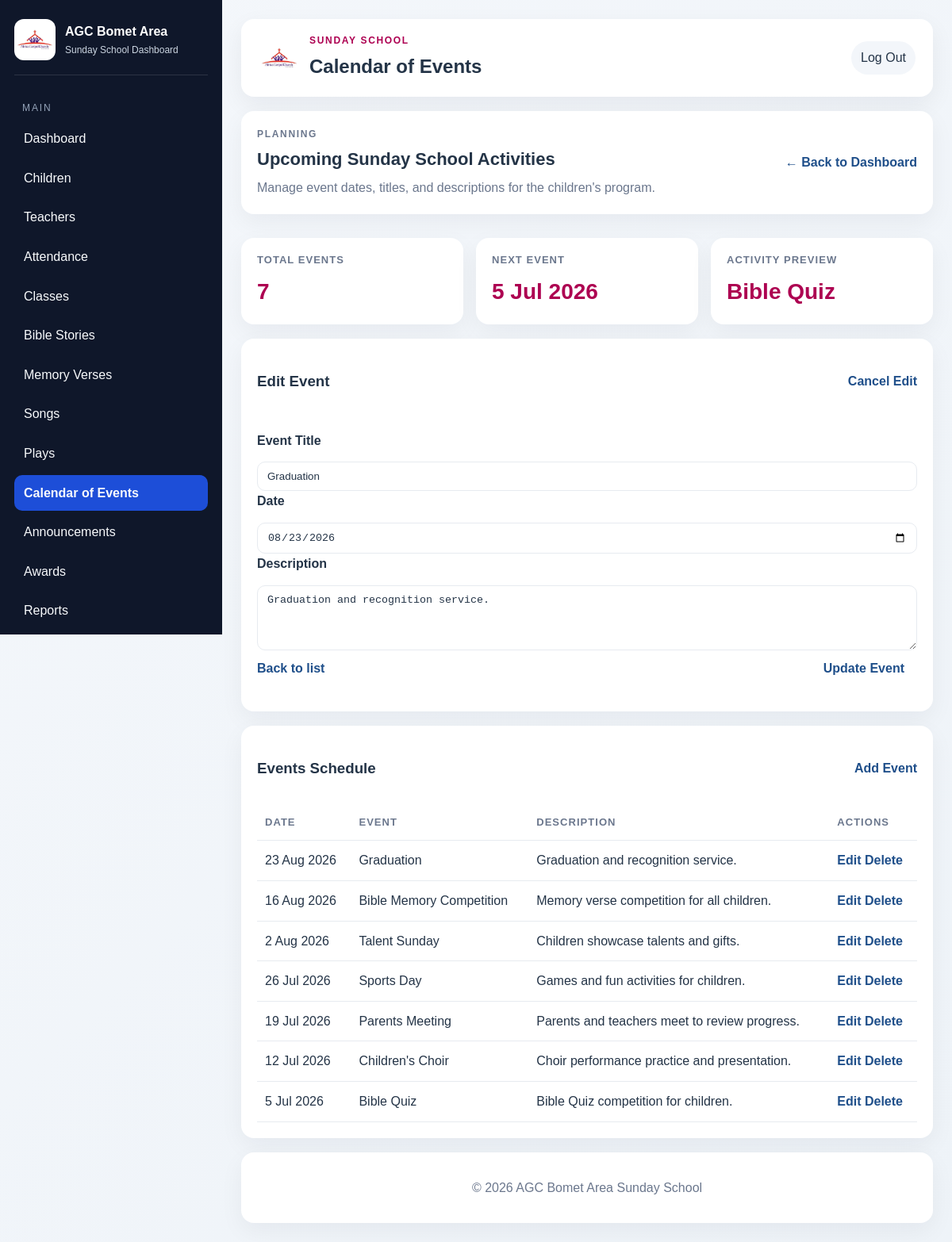
/assets/calendar.php?edit_event=7, run on the app's committed database.
### tables this page shows
CREATE TABLE IF NOT EXISTS calendar_events (
    event_id INT AUTO_INCREMENT PRIMARY KEY,
    event_date DATE NOT NULL,
    title VARCHAR(255) NOT NULL,
    description TEXT
);

### assets/db.php (called while the page is built, shortened)
<?php
function db_param_types(array $params): string
{
    return implode('', array_map(static fn ($value) => is_int($value) ? 'i' : (is_float($value) ? 'd' : 's'), $params));
}
function db_bind_params(mysqli_stmt $stmt, array $params): void
{
    $types = db_param_types($params);
    $refs = [];
    foreach ($params as $key => $value) {
        $refs[$key] = &$params[$key];
    }
    array_unshift($refs, $types);
    call_user_func_array([$stmt, 'bind_param'], $refs);
}
function db_prepare_and_execute(mysqli $db, string $sql, array $params = []): mysqli_stmt
{
    $stmt = $db->prepare($sql);
    if (!empty($params)) {
        db_bind_params($stmt, $params);
    }
    $stmt->execute();
    return $stmt;
}
function db_fetch_all(mysqli $db, string $sql, array $params = []): array
{
    $stmt = db_prepare_and_execute($db, $sql, $params);
    $result = $stmt->get_result();
    return $result->fetch_all(MYSQLI_ASSOC);
}
function db_fetch_one(mysqli $db, string $sql, array $params = []): array|false
{
    $stmt = db_prepare_and_execute($db, $sql, $params);
    $result = $stmt->get_result();
    $row = $result->fetch_assoc();
    return $row === null ? false : $row;
}

### assets/calendar.php (the view, shortened to what this page needs)
<?php
require_once __DIR__ . '/db.php';
$events = [];
$editEvent = null;
$basePath = rtrim(dirname($_SERVER['SCRIPT_NAME'] ?? $_SERVER['PHP_SELF'] ?? ''), '/');
try {
    $db = db_connect();
    $events = db_fetch_all($db, 'SELECT event_id, event_date, title, description FROM calendar_events ORDER BY event_date DESC, event_id DESC');
    if (isset($_GET['edit_event']) && ctype_digit((string) $_GET['edit_event'])) {
        $editEvent = db_fetch_one($db, 'SELECT event_id, event_date, title, description FROM calendar_events WHERE event_id = ?', [(int) $_GET['edit_event']]);
    }
    $upcomingEvent = db_fetch_one($db, 'SELECT event_date, title FROM calendar_events WHERE event_date >= CURDATE() ORDER BY event_date LIMIT 1');
    $totalEvents = count($events);
} catch (Throwable $e) {
    $message = $e->getMessage();
    $messageType = 'error';
}
?>
<!DOCTYPE html>
<html lang="en">
<head>
    <link rel="stylesheet" href="<?php echo htmlspecialchars($basePath, ENT_QUOTES, 'UTF-8'); ?>/style.css?v=2">
</head>
<body>
    <div class="dashboard-container">
        <aside class="sidebar">
            <div class="brand">
                <img src="<?php echo htmlspecialchars($basePath, ENT_QUOTES, 'UTF-8'); ?>/images/mu-logo.jpg" alt="AGC Bomet Area logo" class="brand-logo" onerror="this.onerror=null; this.src='<?php echo htmlspecialchars($basePath, ENT_QUOTES, 'UTF-8'); ?>/images/logo.jpg';">
                <div>
                    <h1>AGC Bomet Area</h1>
                    <p>Sunday School Dashboard</p>
                </div>
            </div>
            <nav class="sidebar-nav">
                <p class="nav-label">Main</p>
                <a class="nav-item" href="<?php echo htmlspecialchars($basePath, ENT_QUOTES, 'UTF-8'); ?>/dashboard.php">Dashboard</a>
                <a class="nav-item" href="<?php echo htmlspecialchars($basePath, ENT_QUOTES, 'UTF-8'); ?>/children.php">Children</a>
                <a class="nav-item" href="<?php echo htmlspecialchars($basePath, ENT_QUOTES, 'UTF-8'); ?>/teachers.php">Teachers</a>
                <a class="nav-item" href="<?php echo htmlspecialchars($basePath, ENT_QUOTES, 'UTF-8'); ?>/attendance.php">Attendance</a>
                <a class="nav-item" href="<?php echo htmlspecialchars($basePath, ENT_QUOTES, 'UTF-8'); ?>/classes.php">Classes</a>
                <a class="nav-item" href="<?php echo htmlspecialchars($basePath, ENT_QUOTES, 'UTF-8'); ?>/bible-stories.php">Bible Stories</a>
                <a class="nav-item" href="<?php echo htmlspecialchars($basePath, ENT_QUOTES, 'UTF-8'); ?>/memory-verses.php">Memory Verses</a>
                <a class="nav-item" href="<?php echo htmlspecialchars($basePath, ENT_QUOTES, 'UTF-8'); ?>/songs.php">Songs</a>
                <a class="nav-item" href="#">Plays</a>
                <a class="nav-item active" href="<?php echo htmlspecialchars($basePath, ENT_QUOTES, 'UTF-8'); ?>/calendar.php">Calendar of Events</a>
                <a class="nav-item" href="<?php echo htmlspecialchars($basePath, ENT_QUOTES, 'UTF-8'); ?>/announcements.php">Announcements</a>
                <a class="nav-item" href="<?php echo htmlspecialchars($basePath, ENT_QUOTES, 'UTF-8'); ?>/awards.php">Awards</a>
                <a class="nav-item" href="#">Reports</a>
                <a class="nav-item" href="#">Settings</a>
            </nav>
        </aside>
        <main class="main-content">
            <header class="top-bar">
                <div class="brand-block">
                    <img src="<?php echo htmlspecialchars($basePath, ENT_QUOTES, 'UTF-8'); ?>/images/mu-logo.jpg" alt="AGC logo" class="top-brand-logo" onerror="this.onerror=null; this.src='<?php echo htmlspecialchars($basePath, ENT_QUOTES, 'UTF-8'); ?>/images/logo.jpg';">
                    <div>
                        <p class="eyebrow">Sunday School</p>
                        <h2>Calendar of Events</h2>
                    </div>
                </div>
                <div class="top-nav-links">
                    <a href="<?php echo htmlspecialchars($basePath, ENT_QUOTES, 'UTF-8'); ?>/logout.php">Log Out</a>
                </div>
            </header>
            <section class="page-header">
                <div>
                    <p class="eyebrow">Planning</p>
                    <h3>Upcoming Sunday School Activities</h3>
                    <p>Manage event dates, titles, and descriptions for the children&apos;s program.</p>
                </div>
                <a href="<?php echo htmlspecialchars($basePath, ENT_QUOTES, 'UTF-8'); ?>/dashboard.php" class="text-link">← Back to Dashboard</a>
            </section>
            <section class="summary-grid">
                <article class="summary-card">
                    <p class="card-label">Total Events</p>
                    <p class="card-number"><?php echo number_format($totalEvents); ?></p>
                </article>
                <article class="summary-card">
                    <p class="card-label">Next Event</p>
                    <p class="card-number"><?php echo $upcomingEvent ? htmlspecialchars(date('j M Y', strtotime($upcomingEvent['event_date'])), ENT_QUOTES, 'UTF-8') : 'N/A'; ?></p>
                </article>
                <article class="summary-card">
                    <p class="card-label">Activity Preview</p>
                    <p class="card-number"><?php echo $upcomingEvent ? htmlspecialchars($upcomingEvent['title'], ENT_QUOTES, 'UTF-8') : 'No upcoming events'; ?></p>
                </article>
            </section>
            <section class="children-section">
                <div class="section-heading">
                    <h3><?php echo $editEvent ? 'Edit Event' : 'Add Event'; ?></h3>
                    <?php if ($editEvent): ?>
                        <a href="<?php echo htmlspecialchars($basePath, ENT_QUOTES, 'UTF-8'); ?>/calendar.php" class="text-link">Cancel Edit</a>
                    <?php endif; ?>
                </div>
                <form action="<?php echo htmlspecialchars($basePath, ENT_QUOTES, 'UTF-8'); ?>/calendar_handler.php" method="post">
                    <div class="form-group">
                        <label for="title">Event Title</label>
                        <input id="title" name="title" type="text" required value="<?php echo htmlspecialchars($editEvent['title'] ?? '', ENT_QUOTES, 'UTF-8'); ?>">
                    </div>
                    <div class="form-group">
                        <label for="event_date">Date</label>
                        <input id="event_date" name="event_date" type="date" required value="<?php echo htmlspecialchars($editEvent['event_date'] ?? '', ENT_QUOTES, 'UTF-8'); ?>">
                    </div>
                    <div class="form-group">
                        <label for="description">Description</label>
                        <textarea id="description" name="description" rows="4"><?php echo htmlspecialchars($editEvent['description'] ?? '', ENT_QUOTES, 'UTF-8'); ?></textarea>
                    </div>
                    <div class="section-heading">
                        <a href="<?php echo htmlspecialchars($basePath, ENT_QUOTES, 'UTF-8'); ?>/calendar.php" class="text-link">Back to list</a>
                        <button type="submit" class="primary-btn"><?php echo $editEvent ? 'Update Event' : 'Save Event'; ?></button>
                    </div>
                </form>
            </section>
            <section class="table-card">
                <div class="table-header">
                    <h3>Events Schedule</h3>
                    <a href="<?php echo htmlspecialchars($basePath, ENT_QUOTES, 'UTF-8'); ?>/calendar.php?add=1" class="text-link">Add Event</a>
                </div>
                <div class="table-wrapper">
                    <table class="children-table">
                        <thead>
                            <tr>
                                <th>Date</th>
                                <th>Event</th>
                                <th>Description</th>
                                <th>Actions</th>
                            </tr>
                        </thead>
                        <tbody>
                            <?php if (empty($events)): ?>
                                <tr><td colspan="4">No events found.</td></tr>
                            <?php else: ?>
                                <?php foreach ($events as $event): ?>
                                    <tr>
                                        <td><?php echo htmlspecialchars(date('j M Y', strtotime($event['event_date'])), ENT_QUOTES, 'UTF-8'); ?></td>
                                        <td><?php echo htmlspecialchars($event['title'], ENT_QUOTES, 'UTF-8'); ?></td>
                                        <td><?php echo nl2br(htmlspecialchars($event['description'] ?: '-', ENT_QUOTES, 'UTF-8')); ?></td>
                                        <td>
                                            <a href="<?php echo htmlspecialchars($basePath, ENT_QUOTES, 'UTF-8'); ?>/calendar.php?edit_event=<?php echo (int) $event['event_id']; ?>" class="text-link">Edit</a>
                                            <form action="<?php echo htmlspecialchars($basePath, ENT_QUOTES, 'UTF-8'); ?>/calendar_handler.php" method="post" style="display:inline;">
                                                <button type="submit" class="text-link" onclick="return confirm('Delete this event?');">Delete</button>
                                            </form>
                                        </td>
                                    </tr>
                                <?php endforeach; ?>
                            <?php endif; ?>
                        </tbody>
                    </table>
                </div>
            </section>
            <footer class="footer">
                <p>© 2026 AGC Bomet Area Sunday School</p>
            </footer>
        </main>
    </div>
</body>
</html>

### data on the page
calendar_events: event_date "5 Jul 2026", title "Bible Quiz", description "Bible Quiz competition for children."
calendar_events: title "Graduation", event_date "08/23/2026", description "Graduation and recognition service.", event_date "23 Aug 2026"
calendar_events: event_date "16 Aug 2026", title "Bible Memory Competition", description "Memory verse competition for all children."
calendar_events: event_date "2 Aug 2026", title "Talent Sunday", description "Children showcase talents and gifts."
calendar_events: event_date "26 Jul 2026", title "Sports Day", description "Games and fun activities for children."
calendar_events: event_date "19 Jul 2026", title "Parents Meeting", description "Parents and teachers meet to review progress."
calendar_events: event_date "12 Jul 2026", title "Children's Choir", description "Choir performance practice and presentation."

### other printed values
$totalEvents "7"
